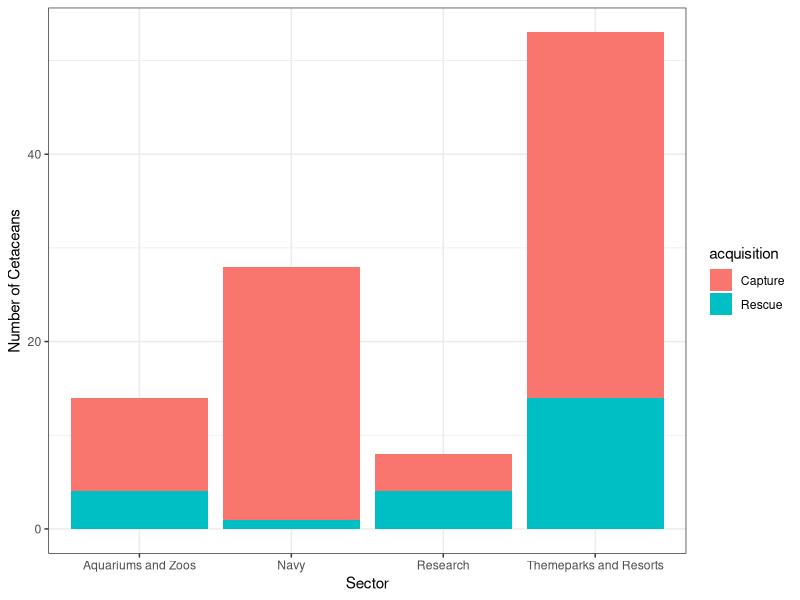
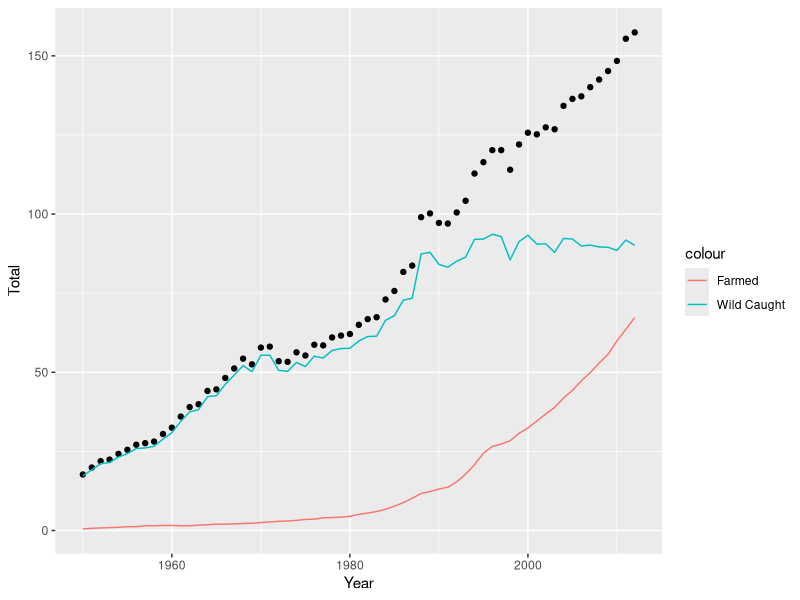

Reproduce these figures in R, in order.
## ---- chunk 1
knitr::opts_chunk$set(echo = TRUE)
## ---- chunk 2

cetacean <- read.csv("captive_cetacean.csv")

## ---- chunk 3

suppressPackageStartupMessages(library(tidyverse))
suppressPackageStartupMessages(library(ggplot2))
suppressPackageStartupMessages(library(dplyr))

## ---- chunk 4

cap_rec <- cetacean %>%
  filter(acquisition == "Capture" | acquisition == "Rescue") %>%
  filter(status == "Alive") %>%
  select(species, birthYear, acquisition, originLocation, currently) %>%
  filter(birthYear != "NA")

cap_rec$navy <- str_detect(cap_rec$currently,"Navy") #does a given entry include "navy"" in its current location?

cap_rec$research <- str_detect(cap_rec$currently,"Research|Studies") #does a given entry include "Research" or "Studies" in its current location?

cap_rec$aquarium <- str_detect(cap_rec$currently,"Aquarium|Zoo") #does a given entry include "Aquarium" or "Zoo" in its current location?

cap_rec$sector = with(cap_rec, ifelse(navy %in% "TRUE", "Navy",
                  ifelse(research %in% "TRUE", "Research",
                  ifelse(aquarium %in% "TRUE", "Aquariums and Zoos", "Themeparks and Resorts")))) #creates a column for the sector that currently has the cetacean

cet_sector <- cap_rec %>%
  select(birthYear, acquisition, sector)

ThemeOnly <- cap_rec %>%
  filter(sector == "Themeparks and Resorts") #count how many cetaceans are in themeparks

navyOnly <- cap_rec %>%
  filter(navy == "TRUE") #count how many cetaceans are in the navy

ROnly <- cap_rec %>%
  filter(research == "TRUE") #count how many cetaceans are in research facilities

AOnly <- cap_rec %>%
  filter(aquarium == "TRUE") #count how many are in aquariums and zoos

## ---- chunk 5

ggplot(data = cet_sector, aes(sector, fill = acquisition))+
  geom_bar(stat = "count") +
  theme_bw() +
  ylab("Number of Cetaceans") +
  xlab("Sector")

## ---- chunk 6

fish <- read.csv("fish_catch_FIXED.csv")

## ---- chunk 7

ggplot(fish, aes(x = Year, y = Total)) +
  geom_point() +
  geom_line(aes(y = Wild_Catch, colour = "Wild Caught")) + 
  geom_line(aes(y = Farmed, colour = "Farmed"))

